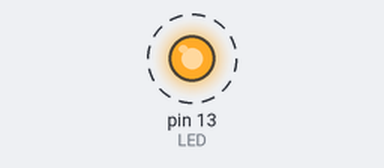
The sketch below on a simulated Arduino Uno, built with avr-gcc and run on an emulated ATmega328P. Shown: output pins drawn as LEDs (lit = HIGH). Dashed ring = blinking. What the sketch prints to the serial monitor is not drawn.

Above: at 0.5 s.
Timing chart, 0 to 4.6 s (numbered marks = the images above):
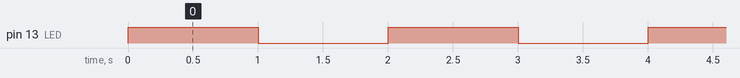

The sketch:

led-flashing.ino
```cpp
#define LED 13
#define BLINK_MSEC 1000

void setup() {
  // put your setup code here, to run once:
  Serial.begin(9600);
  pinMode(LED, OUTPUT);
}

void loop() {
  // put your main code here, to run repeatedly:
  Serial.println("The LED turns on.");
  digitalWrite(LED, HIGH);
  delay(BLINK_MSEC);
  Serial.println("The LED turns off.");
  digitalWrite(LED, LOW);
  delay(BLINK_MSEC);
}
```

Measured:
- by itself, pin 13 (LED): alternates HIGH for 1.0 s and LOW for 1.0 s
